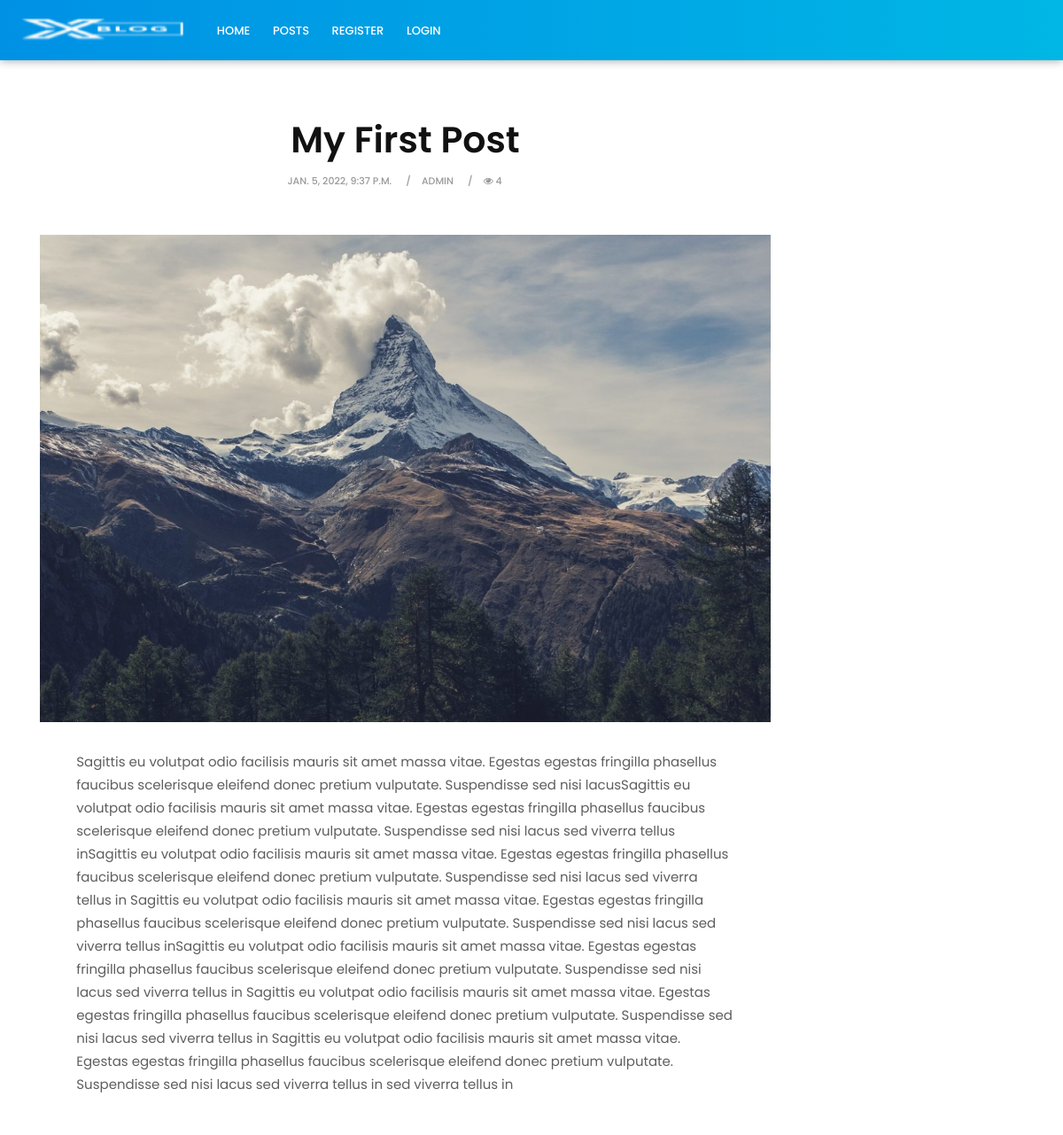
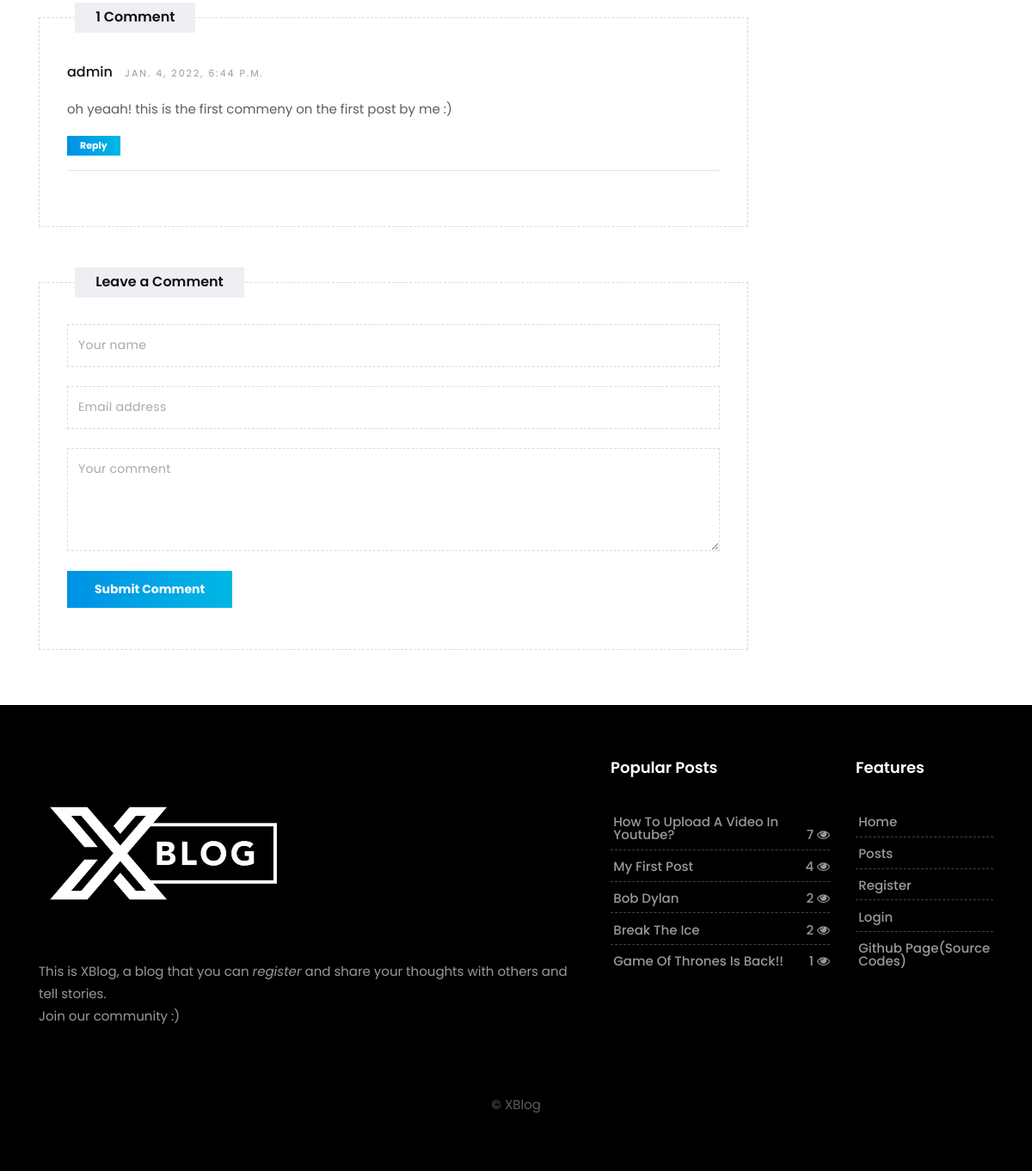
The page /posts/my-first-post on the database its author committed (2 pictures, top to bottom).
### my_blog/models.py (models this page shows, shortened)
class Post(models.Model):
    author = models.ForeignKey(User, on_delete=models.CASCADE, related_name='posts')
    title = models.CharField(max_length=50)
    content = models.TextField(null=True) # content = Text Editor
    summary = models.TextField(null=True)
    views = models.PositiveIntegerField(default=0)
    is_promote = models.BooleanField(default=False)
    date = models.DateTimeField(auto_now=True)
    image_name = models.CharField(max_length=64, null=True)
    slug = models.SlugField(unique=True, db_index=True, null=True)

class Comment(models.Model):
    post = models.ForeignKey(Post, on_delete=models.CASCADE, related_name="comments")
    author = models.ForeignKey(User, on_delete=models.CASCADE, related_name="comments", null=True)
    content = models.TextField(null=True)   # content = Text Editor
    date = models.DateTimeField(auto_now=True, null=True)
    active = models.BooleanField(default=False)

### my_blog/views.py (the view)
# urls.py: path("posts/<slug:slug>", views.post_detail, name='post_detail')
def post_detail(request, slug):
    post = get_object_or_404(Post, slug=slug)
    comments = post.comments.filter(active=True)
    return render(request, 'my_blog/post_detail.html', context={
        'post':post,
        'comments':comments,
    })

### my_blog/context_processors.py (called while the page is built)
def add_variable_to_base(request):
    posts = Post.objects.all().order_by("-views")[:5]
    return {
        'posts': posts
    }

### my_blog/templates/my_blog/post_detail.html (shortened to what this page needs)
{% extends 'my_blog/base.html' %}
{% load static %}
{% block content %}
    <section class="section single-wrapper">
        <div class="container">
            <div class="row">
                <div class="col-lg-9 col-md-12 col-sm-12 col-xs-12">
                    <div class="page-wrapper">
                        <div class="blog-title-area text-center">
                            <h3>{{post.title}}</h3>
                            <div class="blog-meta big-meta">
                                <small>{{post.date}}</small>
                                <small>{{post.author}}</small>
                                <small><i class="fa fa-eye"></i> {{post.views}}</small>
                            </div>
                        </div>
                        <div class="single-post-media">
                            <img src="{% static 'my_blog/images/'|add:post.image_name %}" alt="" class="img-fluid">
                        </div>
                        <div class="blog-content">
                            <div class="pp">
                                <p>{{post.content}}</p>
                            </div>
                        </div>
                        <div class="custombox clearfix">
                            {% if comments|length > 1 %}
                                <h4 class="small-title">{{comments|length}} Comments</h4>
                            {% else %}
                                <h4 class="small-title">{{comments|length}} Comment</h4>
                            {% endif %}
                            <div class="row">
                                <div class="col-lg-12">
                                    <div class="comments-list">
                                        {% for comment in comments %}
                                            <div class="media-body">
                                                <h4 class="media-heading user_name">{{comment.author}} <small>{{comment.date}}</small></h4>
                                                <p>{{comment.content}}</p>
                                                <a href="#" class="btn btn-primary btn-sm">Reply</a>
                                                <hr>
                                            </div>
                                        {% endfor %}
                                        </div>
                                    </div>
                                </div>
                            </div>
                        </div>
                        <div class="custombox clearfix">
                            <h4 class="small-title">Leave a Comment</h4>
                            <div class="row">
                                <div class="col-lg-12">
                                    <form class="form-wrapper">
                                        <input type="text" class="form-control" placeholder="Your name">
                                        <input type="text" class="form-control" placeholder="Email address">
                                        <textarea class="form-control" placeholder="Your comment"></textarea>
                                        <button type="submit" class="btn btn-primary">Submit Comment</button>
                                    </form>
                                </div>
                            </div>
                        </div>
                    </div>
                </div>
            </div>
    </section>
{% endblock content %}

### my_blog/templates/my_blog/base.html (shortened to what this page needs)
{% load static %}
<!DOCTYPE html>
<html lang="en">
<head>
        <link href="{% static 'my_blog/css/bootstrap.css' %}" rel="stylesheet">
        <link href="{% static 'my_blog/css/font-awesome.min.css' %}" rel="stylesheet">
        <link href="{% static 'my_blog/style.css' %}" rel="stylesheet">
        <link href="{% static 'my_blog/css/responsive.css' %}" rel="stylesheet">
        <link href="{% static 'my_blog/css/colors.css' %}" rel="stylesheet">
        <link href="{% static 'my_blog/css/version/tech.css' %}" rel="stylesheet">
</head>
<body>
        <header class="tech-header header">
            <div class="container-fluid">
                <nav class="navbar navbar-toggleable-md navbar-inverse fixed-top bg-inverse">
                    <a class="navbar-brand" href="tech-index.html"><img src="{% static 'my_blog/images/version/X-Blog-nav.png' %}" alt="logo"></a>
                    <div class="collapse navbar-collapse" id="navbarCollapse">
                        <ul class="navbar-nav mr-auto">
                            <li class="nav-item">
                                <a class="nav-link" href="{% url 'index' %}">Home</a>
                            </li>
                            <li class="nav-item">
                                <a class="nav-link" href="{% url 'posts' %}">Posts</a>
                            </li>
                            <li class="nav-item">
                                <a class="nav-link" href="#">Register</a>
                            </li>
                            <li class="nav-item">
                                <a class="nav-link" href="#">Login</a>
                            </li>
                        </ul>
                    </div>
                </nav>
            </div>
        </header>
        {% block content %}{% endblock content %}
        <footer class="footer">
            <div class="container">
                <div class="row">
                    <div class="col-lg-7">
                        <div class="widget">
                            <div class="footer-text text-left">
                                <a href="index.html"><img src="{% static 'my_blog/images/version/X-Blog.png' %}" alt="logo" class="img-fluid"></a>
                                <p>
                                    This is XBlog, a blog that you can <a href="#"><em>register</em></a> and share your thoughts with others and tell stories. <br> Join our community :)
                                </p>
                            </div>
                        </div>
                    </div>
                    <div class="col-lg-3 col-md-12 col-sm-12 col-xs-12">
                        <div class="widget">
                            <h2 class="widget-title">Popular Posts</h2>
                            <div class="link-widget">
                                <ul>
                                    {% for post in posts %}
                                        <li><a href="{% url 'post_detail' post.slug%}">{{post.title}} <span>{{post.views}} <i class="fa fa-eye"></i></span></a></li>
                                    {% endfor %}
                                </ul>
                            </div>
                        </div>
                    </div>
                    <div class="col-lg-2 col-md-12 col-sm-12 col-xs-12">
                        <div class="widget">
                            <h2 class="widget-title">Features</h2>
                            <div class="link-widget">
                                <ul>
                                    <li><a href="{% url 'index' %}">Home</a></li>
                                    <li><a href="{% url 'posts' %}">Posts</a></li>
                                    <li><a href="#">Register</a></li>
                                    <li><a href="#">Login</a></li>
                                    <li><a href="#">Github Page(source codes) </a></li>
                                </ul>
                            </div>
                        </div>
                    </div>
                </div>
                <div class="row">
                    <div class="col-md-12 text-center">
                        <br>
                        <div class="copyright">&copy; XBlog</div>
                    </div>
                </div>
            </div>
        </footer>
</body>
</html>

### my_blog/static/my_blog/style.css (style rules this page uses)
body { font-size: 15px; line-height: 26px; background-color: #ffffff; }
h1, h2, h3, h4, h5, body, p, .topbar-section, .navbar-inverse .navbar-nav .nav-link, .header .dropdown-menu, .navbar-nav .nav-link { font-family: 'Roboto', serif; }
h1, h2, h3, h4, h5, h6 { font-weight: 700; line-height: 1.4; color: #111111; }
h2 { font-size: 27px; line-height: 38px; margin-bottom: 20px }
h3 { font-size: 22px; line-height: 30px; margin-bottom: 17px }
h4 { font-size: 19px; line-height: 29px; margin-bottom: 14px }
a { color: #111111; }
body, p { color: #5e5e5e; }
p { margin-bottom: 26px; font-size: 15px; line-height: 26px; }
a { text-decoration: none !important; }
.header { padding: 0.4rem 0; position: relative; background-color: #ffffff; }
.navbar-inverse .navbar-nav .nav-link, .navbar-nav .nav-link { font-size: 15px; font-weight: 500; line-height: 1; padding: 0.9rem 0 0.8rem; text-transform: capitalize; color: #121212; }
.navbar-toggleable-md .navbar-nav .nav-link { padding-left: 0.8rem; padding-right: 0.8rem; }
.navbar-nav { margin: 0; }
.section { padding: 4rem 0; display: block; position: relative; background-color: #ffffff; }
.footer .widget-title { display: table; font-size: 18px; line-height: 1; margin: 0 0 2rem; padding: 0 0 0.5rem; }
.footer { padding: 4rem 0 4rem; background: url(images/footer.png) repeat-x center bottom #edeff2; }
.footer ul { padding: 0; margin: 0; list-style: none; }
.footer ul li { margin-bottom: 0.3rem; }
.footer ul li:last-child { margin-bottom: 0; }
.footer h5, .footer ul li a { color: #111111; }
.footer a, .footer p, .blog-list-widget small { color: rgba(0, 0, 0, 0.6) !important; }
.single-post-media { display: block; position: relative; overflow: hidden; margin-bottom: 2rem; }
.single-post-media img { width: 100%; }
.blog-title-area { display: block; position: relative; padding: 0; margin-bottom: 3rem; }
.blog-title-area .breadcrumb-item.active, .blog-title-area .breadcrumb-item + .breadcrumb-item::before, .blog-title-area .blog-meta small, .blog-title-area a { color: #a3a5a8; }
.blog-title-area h3 { font-size: 41px; line-height: 50px; margin-bottom: 7px; margin-top: 0; overflow-wrap: break-word; }
.user_name { font-size: 16px; font-weight: 500; }
.comments-list p { margin-bottom: 1rem }
.tag-cloud-single a, .comments-list .media-right, .comments-list small { color: #999 !important; font-size: 11px; letter-spacing: 2px; margin-top: 5px; padding-left: 10px; text-transform: uppercase; }
.media-body .btn-primary { padding: 5px 15px !important; font-size: 11px !important; }
.small-title { background: #edeff2 none repeat scroll 0 0; font-size: 16px; left: 5%; line-height: 1; margin: 0; padding: 0.6rem 1.5rem; position: absolute; text-align: center; top: -18px; }
.custombox { position: relative; padding: 3rem 2rem; border: 1px dashed #dadada; }
.pp { padding-left: 5%; padding-right: 5%; }
.blog-meta small { font-size: 11px; display: inline-block; margin-bottom: 0; padding-bottom: 0; color: #111111; font-weight: bold; text-transform: uppercase; margin-right: 0.5rem; }
.blog-meta small:after { content: "/"; padding-left: 1rem; }
.blog-meta small:last-child:after { content: "" }
.form-wrapper .form-control { background: #fff none repeat scroll 0 0; border: 1px dashed #dadada; border-radius: 0; font-size: 14px; font-weight: 400; line-height: 1; letter-spacing: 0.3px; margin-bottom: 1.4rem; min-height: 50px; text-transform: none; }
.form-wrapper textarea { min-height: 120px !important; padding-top: 1rem }
.footer-text img { max-width: 290px; }
.footer-text p { margin-bottom: 0; padding: 1rem 0 1.2rem; }
.form-wrapper .form-control::placeholder { color: #a2abb1; opacity: 1; }
.btn { background-color: #111111; border: 0 none; border-radius: 0; font-size: 14px; font-weight: bold; padding: 0.8rem 2rem; text-transform: none; }
.link-widget li { padding: 0.4rem 0.2rem 0.6rem; text-transform: capitalize; line-height: 1; font-weight: 500; position: relative; margin: 0; border-bottom: 1px dashed #dadada; }
.link-widget li:last-child { border-bottom: 0 dashed #dadada; }
.link-widget li span { position: absolute; right: 0; }

### my_blog/static/my_blog/css/colors.css (style rules this page uses)
.footer .widget-title { border-color: #3197d6; }

### rows shown on the page
Post: title "My First Post", date "JAN. 5, 2022, 9:37 P.M.", author "ADMIN", views "4", image_name (picture), content "Sagittis eu volutpat odio facilisis mauris sit amet massa vitae. Egestas egestas fringilla phasellus faucibus scelerisque eleifend donec pretium vulputate. Suspendisse sed nisi lacusSagittis eu volutpat odio facilisis mauris sit amet massa vitae. Egestas egestas fringilla phasellus faucibus scelerisque eleifend donec pretium vulputate. Suspendisse sed nisi lacus sed viverra tellus inSagittis eu volutpat odio facilisis mauris sit amet massa vitae. Egestas egestas fringilla phasellus faucibus scelerisque eleifend donec pretium vulputate. Suspendisse sed nisi lacus sed viverra tellus in Sagittis eu volutpat odio facilisis mauris sit amet massa vitae. Egestas egestas fringilla phasellus…"
Comment: author "admin", date "JAN. 4, 2022, 6:44 P.M.", content "oh yeaah! this is the first commeny on the first post by me :)"
Post: title "How To Upload A Video In Youtube?", views "7"
Post: title "Bob Dylan", views "2"
Post: title "Break The Ice", views "2"
Post: title "Game Of Thrones Is Back!!", views "1"

### other values the page prints
{{ comments|length }} "1"
